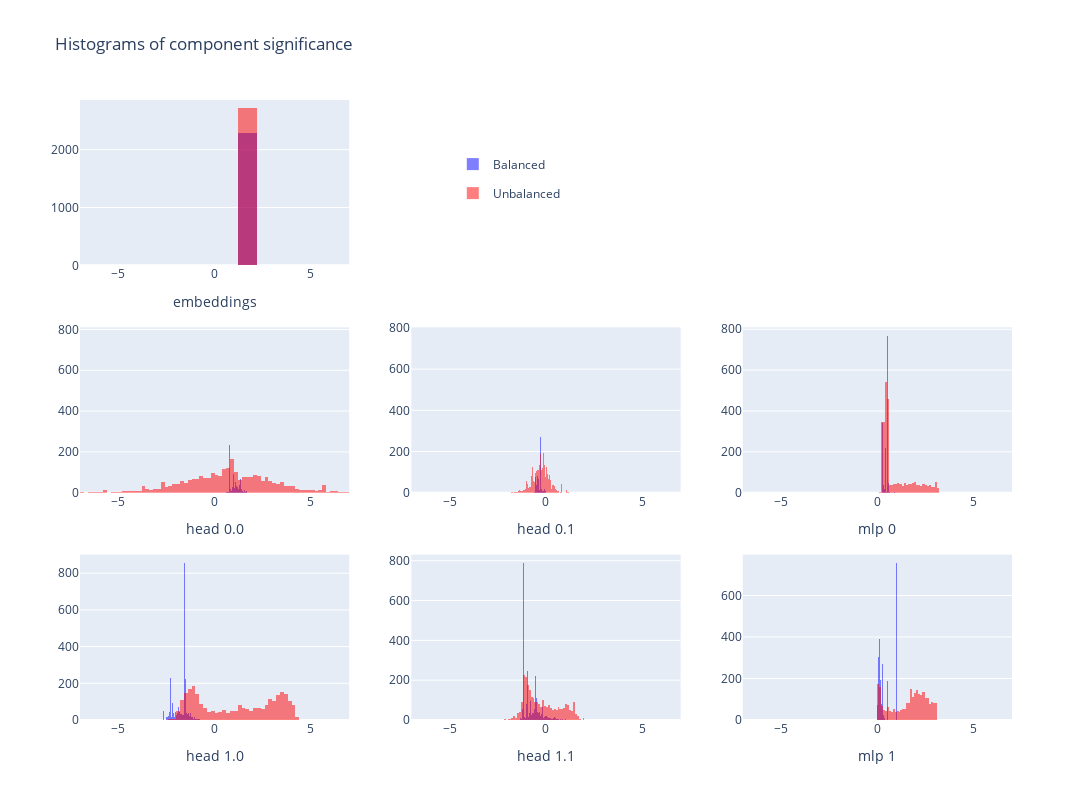

Notebook source saved alongside this figure:
### Code cell
def hists_per_comp(magnitudes, data, n_layers=3, xaxis_range=(-1, 1)):
    num_comps = magnitudes.shape[0]
    titles = {
        (1, 1): "embeddings",
        (2, 1): "head 0.0",
        (2, 2): "head 0.1",
        (2, 3): "mlp 0",
        (3, 1): "head 1.0",
        (3, 2): "head 1.1",
        (3, 3): "mlp 1",
        (4, 1): "head 2.0",
        (4, 2): "head 2.1",
        (4, 3): "mlp 2"
    }
    assert num_comps == len(titles)

    fig = make_subplots(rows=n_layers+1, cols=3)
    for ((row, col), title), mag in zip(titles.items(), magnitudes):
        if row == n_layers+2: break
        fig.add_trace(go.Histogram(x=mag[data.isbal].numpy(), name="Balanced", marker_color="blue", opacity=0.5, legendgroup = '1', showlegend=title=="embeddings"), row=row, col=col)
        fig.add_trace(go.Histogram(x=mag[~data.isbal].numpy(), name="Unbalanced", marker_color="red", opacity=0.5, legendgroup = '2', showlegend=title=="embeddings"), row=row, col=col)
        fig.update_xaxes(title_text=title, row=row, col=col, range=xaxis_range)
    fig.update_layout(width=1200, height=800, barmode="overlay", legend=dict(yanchor="top", y=0.92, xanchor="left", x=0.4), title="Histograms of component significance")
    fig.show()
    return fig

if MAIN:
    assert "magnitudes" in locals()
    hists_per_comp(magnitudes, data, n_layers=2, xaxis_range=(-7, 7))

### Figure 1 — Plotly figure (JSON) as saved in the notebook; plotly's stock layout.template omitted (floating-point values rounded to 4 significant figures; data arrays with more than 128 entries replaced by an {"elided": "..."} marker saying what was removed)
{"data": [{"legendgroup": "1", "marker": {"color": "blue"}, "name": "Balanced", "opacity": 0.5, "showlegend": true, "type": "histogram", "x": {"elided": "2284 float values"}, "xaxis": "x", "yaxis": "y"}, {"legendgroup": "2", "marker": {"color": "red"}, "name": "Unbalanced", "opacity": 0.5, "showlegend": true, "type": "histogram", "x": {"elided": "2716 float values"}, "xaxis": "x", "yaxis": "y"}, {"legendgroup": "1", "marker": {"color": "blue"}, "name": "Balanced", "opacity": 0.5, "showlegend": false, "type": "histogram", "x": {"elided": "2284 float values"}, "xaxis": "x4", "yaxis": "y4"}, {"legendgroup": "2", "marker": {"color": "red"}, "name": "Unbalanced", "opacity": 0.5, "showlegend": false, "type": "histogram", "x": {"elided": "2716 float values"}, "xaxis": "x4", "yaxis": "y4"}, {"legendgroup": "1", "marker": {"color": "blue"}, "name": "Balanced", "opacity": 0.5, "showlegend": false, "type": "histogram", "x": {"elided": "2284 float values"}, "xaxis": "x5", "yaxis": "y5"}, {"legendgroup": "2", "marker": {"color": "red"}, "name": "Unbalanced", "opacity": 0.5, "showlegend": false, "type": "histogram", "x": {"elided": "2716 float values"}, "xaxis": "x5", "yaxis": "y5"}, {"legendgroup": "1", "marker": {"color": "blue"}, "name": "Balanced", "opacity": 0.5, "showlegend": false, "type": "histogram", "x": {"elided": "2284 float values"}, "xaxis": "x6", "yaxis": "y6"}, {"legendgroup": "2", "marker": {"color": "red"}, "name": "Unbalanced", "opacity": 0.5, "showlegend": false, "type": "histogram", "x": {"elided": "2716 float values"}, "xaxis": "x6", "yaxis": "y6"}, {"legendgroup": "1", "marker": {"color": "blue"}, "name": "Balanced", "opacity": 0.5, "showlegend": false, "type": "histogram", "x": {"elided": "2284 float values"}, "xaxis": "x7", "yaxis": "y7"}, {"legendgroup": "2", "marker": {"color": "red"}, "name": "Unbalanced", "opacity": 0.5, "showlegend": false, "type": "histogram", "x": {"elided": "2716 float values"}, "xaxis": "x7", "yaxis": "y7"}, {"legendgroup": "1", "marker": {"color": "blue"}, "name": "Balanced", "opacity": 0.5, "showlegend": false, "type": "histogram", "x": {"elided": "2284 float values"}, "xaxis": "x8", "yaxis": "y8"}, {"legendgroup": "2", "marker": {"color": "red"}, "name": "Unbalanced", "opacity": 0.5, "showlegend": false, "type": "histogram", "x": {"elided": "2716 float values"}, "xaxis": "x8", "yaxis": "y8"}, {"legendgroup": "1", "marker": {"color": "blue"}, "name": "Balanced", "opacity": 0.5, "showlegend": false, "type": "histogram", "x": {"elided": "2284 float values"}, "xaxis": "x9", "yaxis": "y9"}, {"legendgroup": "2", "marker": {"color": "red"}, "name": "Unbalanced", "opacity": 0.5, "showlegend": false, "type": "histogram", "x": {"elided": "2716 float values"}, "xaxis": "x9", "yaxis": "y9"}], "layout": {"barmode": "overlay", "height": 800, "legend": {"x": 0.4, "xanchor": "left", "y": 0.92, "yanchor": "top"}, "title": {"text": "Histograms of component significance"}, "width": 1200, "xaxis": {"anchor": "y", "domain": [0, 0.2889], "range": [-7, 7], "title": {"text": "embeddings"}}, "xaxis2": {"anchor": "y2", "domain": [0.3556, 0.6444]}, "xaxis3": {"anchor": "y3", "domain": [0.7111, 1]}, "xaxis4": {"anchor": "y4", "domain": [0, 0.2889], "range": [-7, 7], "title": {"text": "head 0.0"}}, "xaxis5": {"anchor": "y5", "domain": [0.3556, 0.6444], "range": [-7, 7], "title": {"text": "head 0.1"}}, "xaxis6": {"anchor": "y6", "domain": [0.7111, 1], "range": [-7, 7], "title": {"text": "mlp 0"}}, "xaxis7": {"anchor": "y7", "domain": [0, 0.2889], "range": [-7, 7], "title": {"text": "head 1.0"}}, "xaxis8": {"anchor": "y8", "domain": [0.3556, 0.6444], "range": [-7, 7], "title": {"text": "head 1.1"}}, "xaxis9": {"anchor": "y9", "domain": [0.7111, 1], "range": [-7, 7], "title": {"text": "mlp 1"}}, "yaxis": {"anchor": "x", "domain": [0.7333, 1]}, "yaxis2": {"anchor": "x2", "domain": [0.7333, 1]}, "yaxis3": {"anchor": "x3", "domain": [0.7333, 1]}, "yaxis4": {"anchor": "x4", "domain": [0.3667, 0.6333]}, "yaxis5": {"anchor": "x5", "domain": [0.3667, 0.6333]}, "yaxis6": {"anchor": "x6", "domain": [0.3667, 0.6333]}, "yaxis7": {"anchor": "x7", "domain": [0, 0.2667]}, "yaxis8": {"anchor": "x8", "domain": [0, 0.2667]}, "yaxis9": {"anchor": "x9", "domain": [0, 0.2667]}}}
